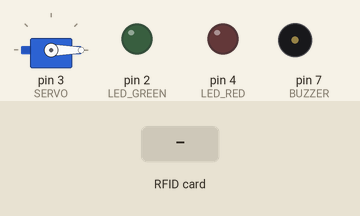
Bench run of a sketch on a simulated Arduino Uno, built with avr-gcc and run on an emulated ATmega328P. On the bench: servo, output pins drawn as LEDs (lit = HIGH), buzzer (waves = sounding). The inputs (shaded band) are chosen by the test bench. Pins used as bus, display or sensor lines are not drawn; what the sketch prints to the serial monitor is not drawn.

Above: at 1.2 s.
1.3 s: RFID card 83 67 05 E5 held to the reader
At 1.4 s:
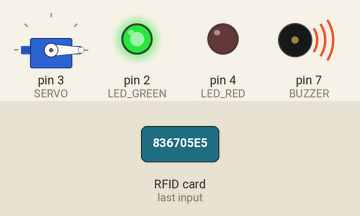
At 2.7 s:
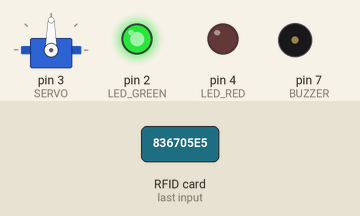
4.3 s: RFID card 5E 7A 19 C4 held to the reader
At 7.4 s:
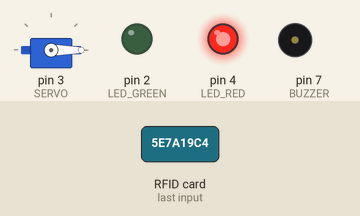
Timing chart, 0 to 9.5 s (numbered marks = the images above; inputs shaded):
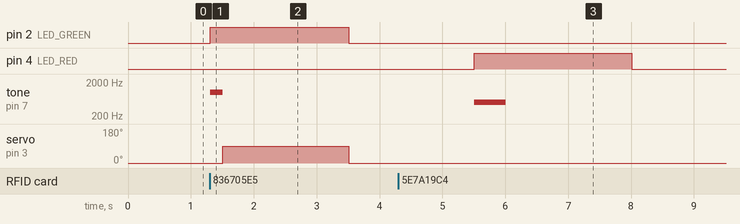

The sketch:

rfid_key.ino
```cpp
#include <SPI.h>
#include <MFRC522.h>
#include <Servo.h>

#define RST_PIN         9           // Configurable, see typical pin layout above
#define SS_PIN          10          // Configurable, see typical pin layout above
#define LED_GREEN 2
#define LED_RED 4
#define BUZZER 7
#define SERVO 3

MFRC522 mfrc522(SS_PIN, RST_PIN);   // Create MFRC522 instance
byte password[] = {0x83, 0x67, 0x05, 0xE5};  // Predefined UID
Servo myServo;  // Create Servo instance

//*****************************************************************************************//
void setup() {
  myServo.attach(SERVO);
  myServo.write(0);              // Move servo to initial position (0 degrees)
  pinMode(LED_GREEN, OUTPUT);   // Set LED_MATCH pin as output
  pinMode(LED_RED, OUTPUT); // Set LED_NO_MATCH pin as output
  pinMode(BUZZER, OUTPUT);
  Serial.begin(9600);  // Initialize serial communications with the PC
  SPI.begin();        // Init SPI bus
  mfrc522.PCD_Init(); // Init MFRC522
  Serial.println("Scan an RFID card");
}

//*****************************************************************************************//
void loop() {
// Look for new cards
  if (!mfrc522.PICC_IsNewCardPresent()) {
    return;
  }

  // Select one of the cards
  if (!mfrc522.PICC_ReadCardSerial()) {
    return;
  }

  // Show UID on serial monitor
 if (isEqualUID(mfrc522.uid.uidByte, mfrc522.uid.size, password, sizeof(password))) {
    digitalWrite(LED_GREEN, 1);
    successTone();
    myServo.write(90);
    delay(2000);
    digitalWrite(LED_GREEN, 0);
    myServo.write(0);

  } else {
    digitalWrite(LED_RED, 1);
    errorTone();                    // Play success tone
    delay(2000);
    digitalWrite(LED_RED, 0);
  }

  delay(2000);
}

bool isEqualUID(byte *uid1, byte uid1Size, byte *uid2, byte uid2Size) {
  if (uid1Size != uid2Size) {
    return false;
  }
  for (byte i = 0; i < uid1Size; i++) {
    if (uid1[i] != uid2[i]) {
      return false;
    }
  }
  return true;
}

void successTone() {
  tone(BUZZER, 1000, 200);  // Play 1kHz tone for 200 ms
  delay(200);                   // Wait for the tone to finish
}

void errorTone() {
  tone(BUZZER, 500, 500);   // Play 500Hz tone for 500 ms
  delay(500);                   // Wait for the tone to finish
}
```

Measured:
- after the input at 1.3 s, pin 2 (LED_GREEN): LOW → HIGH at once, → LOW 2.2 s later; tone on pin 7 (BUZZER): silent → 1000 Hz at once, → silent 0.20 s later; servo on pin 3 (SERVO): 0° → 90° after 0.21 s, → 0° 2.0 s later
- after the input at 4.3 s, pin 4 (LED_RED): LOW → HIGH after 1.2 s, → LOW 2.5 s later; tone on pin 7 (BUZZER): silent → 500 Hz after 1.2 s, → silent 0.50 s later
